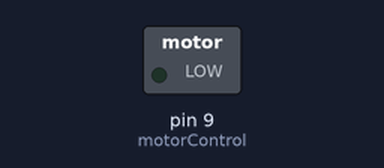
The sketch below on a simulated Arduino Uno, built with avr-gcc and run on an emulated ATmega328P. Parts: switched loads named in the sketch (green lamp = pin HIGH).

Above: at 0.05 s.
At 2.65 s:
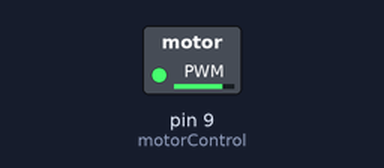
At 5.25 s:
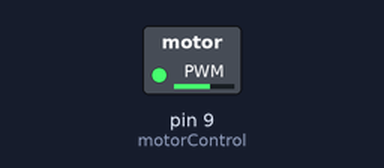
At 10.45 s:
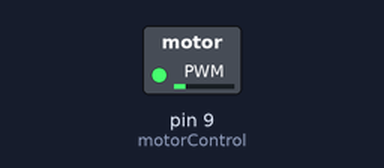
Timing chart, 0 to 16.7 s (numbered marks = the images above):
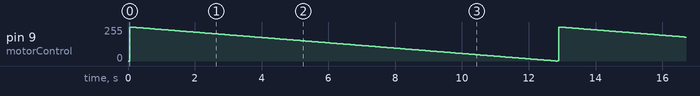

The sketch:

ArduinoMotorWithTransistor.ino
```cpp
// the transistor which controls the motor will be attached to digital pin 9
int motorControl = 9;

// the setup routine runs once when you press reset:
void setup() {
  // make the pushbutton's pin an input:


  // make the transistor's pin an output:
  pinMode(motorControl, OUTPUT);
}

// the loop routine runs over and over again forever:
void loop() {

  // read the state of the button and check if it is pressed

    // ramp up the motor speed
    for(int x = 0; x <= 255; x++){
      analogWrite(motorControl, x);
      delay(50);


    // ramp down the motor speed
    for(int x = 255; x >= 0; x--){
      analogWrite(motorControl, x);
      delay(50);
    }
  }

  delay(1);        // delay in between reads for stability
}
```
